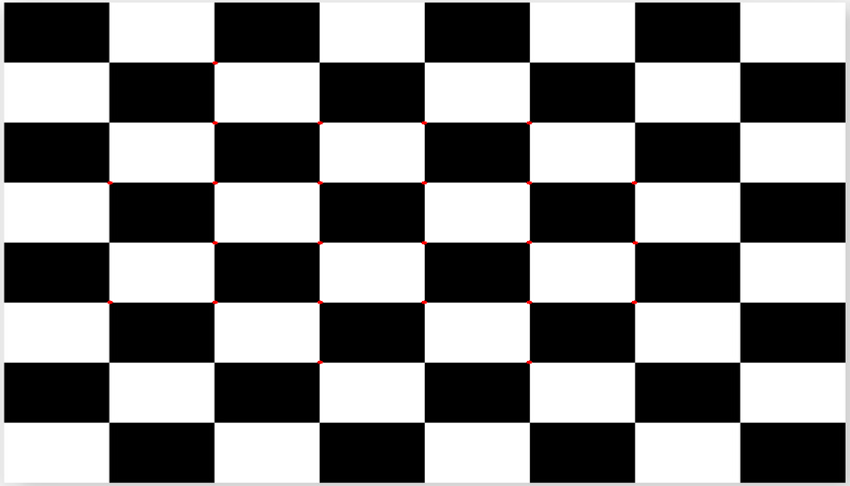
#> input picture Task 6/chessboard.png, 850 x 486 px
$ jupyter execute 'Computer Vision Task 6.ipynb'
#> lines starting #> are read from the running program, lines starting #| are printed output that depends on the picture; after the words box and inside, x2 and y2 are one past the last pixel; in counts of white or black regions, pixels touching at a corner belong together
## Libraries Used

[cell 1]
import numpy as np
import cv2 as cv
from matplotlib import pyplot as plt

### Write the code to detect image corner features using harris algorithm.

[cell 2]
filename = 'chessboard.png'
img = cv.imread(filename)
#> img is the input picture: shape (486, 850, 3); mean B, G, R 129.5, 129.5, 129.7
gray = cv.cvtColor(img,cv.COLOR_BGR2GRAY)
gray = np.float32(gray)
dst = cv.cornerHarris(gray,2,3,0.04)
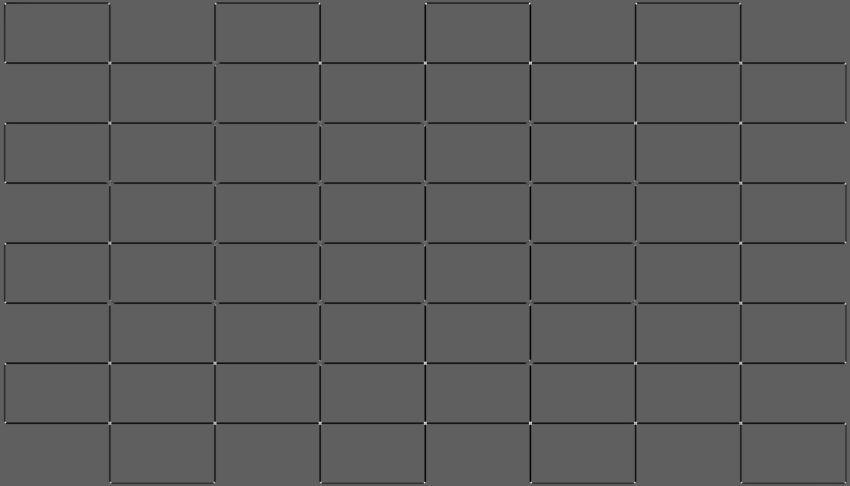
#> dst: shape (486, 850) float32; min -108798768, max 181277760, mean -3169089; drawn with min black and max white

dst = cv.dilate(dst,None)
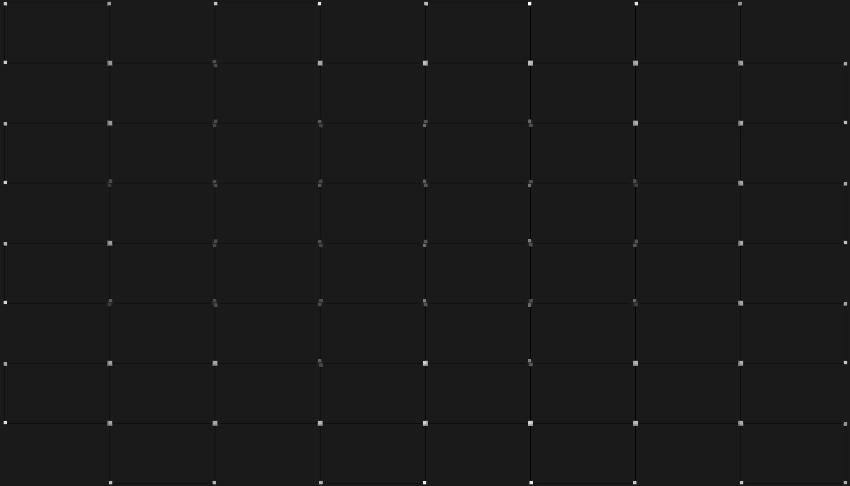
#> dst: shape (486, 850) float32; min -20714332, max 181277760, mean 142087.9; drawn with min black and max white

img[dst>0.01*dst.max()]=[0,0,255]
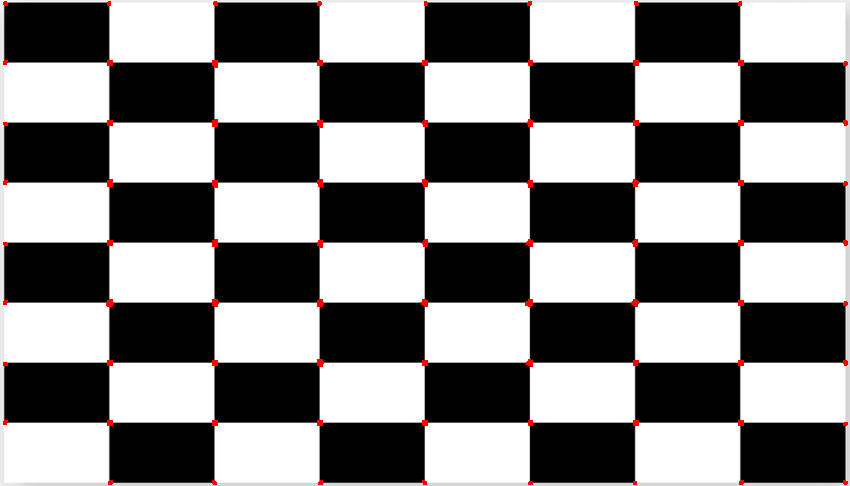
#> img: shape (486, 850, 3); 0.58% of pixels changed, all inside (x1, y1, x2, y2) = (3, 1, 848, 485)
cv.imshow('dst',img)
if cv.waitKey(0) & 0xff == 27:
#> (key Esc is pressed here)
    cv.destroyAllWindows()

### Write the code to detect image corner features using Shi-Tomasi algorithm.

[cell 3]
img = cv.imread('chessboard.png')
gray = cv.cvtColor(img,cv.COLOR_BGR2GRAY)
corners = cv.goodFeaturesToTrack(gray,25,0.01,10)
#> corners = 25 rows, first 8: [425, 423], [425, 363], [530, 423], [320, 423], [320, 63], [425, 63], [739, 423], [529, 62]
corners = np.int0(corners)
for i in corners:
    x,y = i.ravel()
    cv.circle(img,(x,y),3,255,-1)
#> this loop made 25 passes
#> (x, y) on passes 1 to 12: (425, 423), (425, 363), (530, 423), (320, 423), (320, 63), (425, 63), (739, 423), (529, 62), (739, 363), (739, 303), (634, 423), (634, 363)
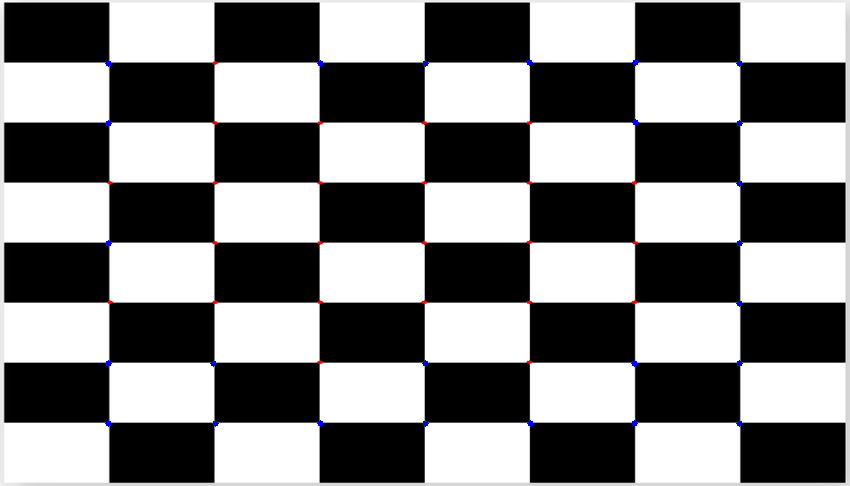
#> img: shape (486, 850, 3); 0.18% of pixels changed, all inside (x1, y1, x2, y2) = (105, 59, 743, 427)
plt.imshow(img)
plt.title("chess board")
plt.show()
